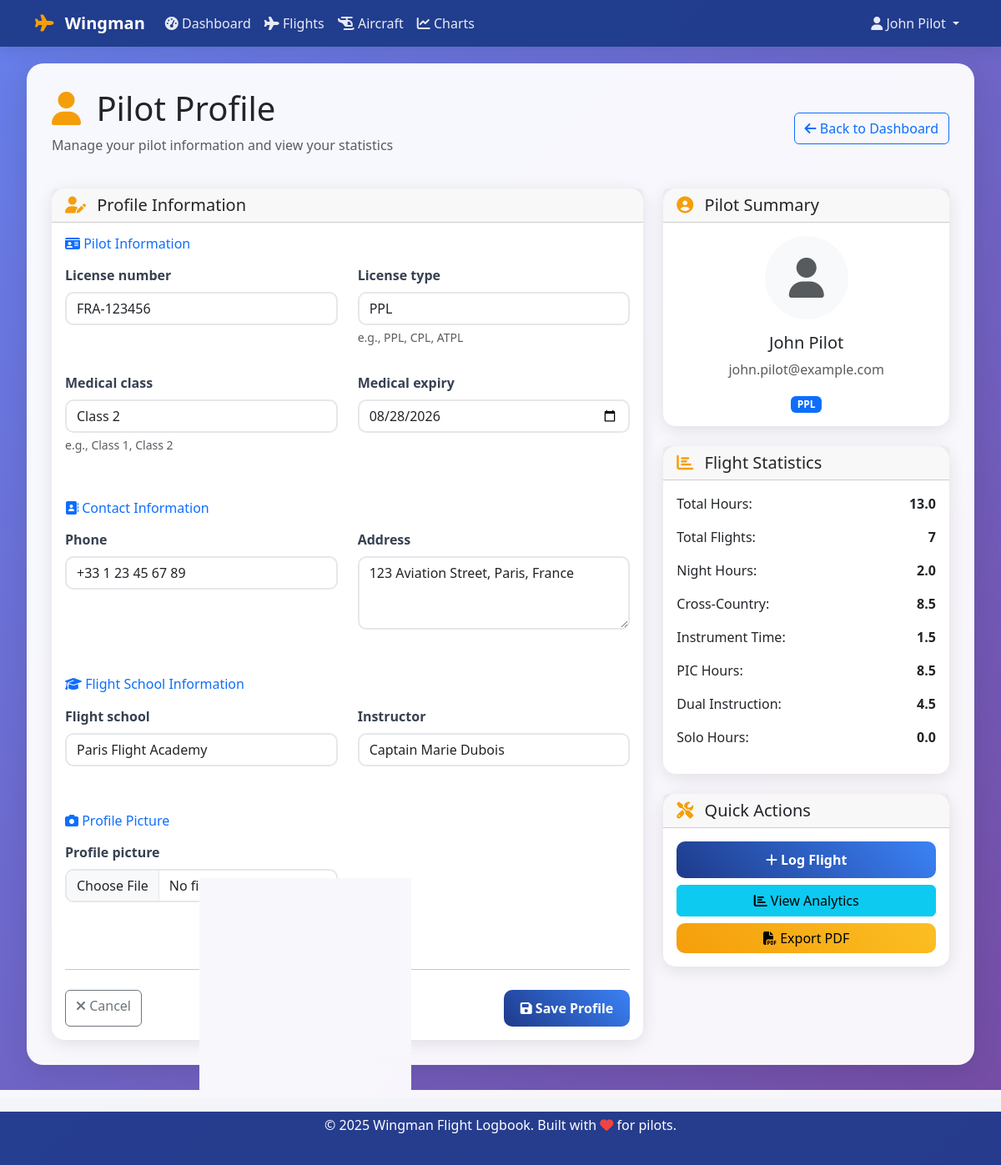
Screenshot of /profile/ (signed in) with the database file from the repository.
### logbook/models.py (models this page shows, shortened)
class PilotProfile(models.Model):
    user = models.OneToOneField(User, on_delete=models.CASCADE, related_name='pilot_profile')
    license_number = models.CharField(max_length=50, blank=True)
    license_type = models.CharField(max_length=50, blank=True, help_text="e.g., PPL, CPL, ATPL")
    medical_class = models.CharField(max_length=10, blank=True, help_text="e.g., Class 1, Class 2")
    medical_expiry = models.DateField(blank=True, null=True)
    phone = models.CharField(max_length=20, blank=True)
    address = models.TextField(blank=True)
    flight_school = models.CharField(max_length=100, blank=True)
    instructor = models.CharField(max_length=100, blank=True)
    profile_picture = models.ImageField(upload_to='pilot_profiles/', blank=True, null=True)
    @property
    def total_flight_hours(self):
        return sum(flight.total_time for flight in self.user.flights.all())
    @property
    def total_night_hours(self):
        return sum(flight.night_time for flight in self.user.flights.all())
    @property
    def total_cross_country_hours(self):
        return sum(flight.cross_country_time for flight in self.user.flights.all())
    @property
    def total_instrument_hours(self):
        return sum(flight.instrument_time for flight in self.user.flights.all())
    @property
    def total_dual_hours(self):
        return sum(flight.total_time for flight in self.user.flights.all()
                  if flight.pilot_role == 'DUAL' or flight.instructor_name)
    @property
    def total_solo_hours(self):
        return sum(flight.total_time for flight in self.user.flights.all()
                  if flight.pilot_role == 'SOLO')
    @property
    def total_pic_hours(self):
        return sum(flight.total_time for flight in self.user.flights.all()
                  if flight.pilot_role == 'PIC')

class Flight(models.Model):
    PILOT_ROLE_CHOICES = [
        ('PIC', 'Pilot in Command'),
        ('SIC', 'Second in Command'),
        ('DUAL', 'Dual Instruction'),
        ('SOLO', 'Solo Flight'),
    ]
    CONDITIONS_CHOICES = [
        ('VFR', 'Visual Flight Rules'),
        ('IFR', 'Instrument Flight Rules'),
        ('SVFR', 'Special VFR'),
    ]
    FLIGHT_TYPE_CHOICES = [
        ('LOCAL', 'Local Flight'),
        ('CROSS_COUNTRY', 'Cross Country'),
        ('NIGHT', 'Night Flight'),
        ('INSTRUMENT', 'Instrument Flight'),
        ('TOWER', 'Tower Controlled'),
        ('UNCONTROLLED', 'Uncontrolled Airspace'),
    ]
    pilot = models.ForeignKey(User, on_delete=models.CASCADE, related_name='flights')
    date = models.DateField()
    aircraft = models.ForeignKey(Aircraft, on_delete=models.CASCADE)
    departure_aerodrome = models.CharField(max_length=100)
    arrival_aerodrome = models.CharField(max_length=100)
    pilot_role = models.CharField(max_length=4, choices=PILOT_ROLE_CHOICES, default='PIC')
    conditions = models.CharField(max_length=4, choices=CONDITIONS_CHOICES, default='VFR')
    flight_type = models.CharField(max_length=15, choices=FLIGHT_TYPE_CHOICES, default='LOCAL')
    departure_time = models.TimeField()
    arrival_time = models.TimeField()
    total_time = models.DecimalField(max_digits=4, decimal_places=1, validators=[MinValueValidator(Decimal('0.1'))])
    night_time = models.DecimalField(max_digits=4, decimal_places=1, default=0, validators=[MinValueValidator(Decimal('0.0'))])
    instrument_time = models.DecimalField(max_digits=4, decimal_places=1, default=0, validators=[MinValueValidator(Decimal('0.0'))])
    cross_country_time = models.DecimalField(max_digits=4, decimal_places=1, default=0, validators=[MinValueValidator(Decimal('0.0'))])
    instructor_name = models.CharField(max_length=100, blank=True)
    instructor_rating = models.CharField(max_length=50, blank=True)
    remarks = models.TextField(blank=True)
    landings_day = models.PositiveIntegerField(default=0)
    landings_night = models.PositiveIntegerField(default=0)
    created_at = models.DateTimeField(auto_now_add=True)
    updated_at = models.DateTimeField(auto_now=True)
    class Meta:
        ordering = ['-date', '-departure_time']
        verbose_name = "Flight"
        verbose_name_plural = "Flights"

### logbook/views.py (the view)
# urls.py: path('profile/', views.profile_view, name='profile'),
@login_required
def profile_view(request):
    pilot_profile, created = PilotProfile.objects.get_or_create(user=request.user)
    if request.method == 'POST':
        form = PilotProfileForm(request.POST, request.FILES, instance=pilot_profile)
        if form.is_valid():
            form.save()
            messages.success(request, 'Profile updated successfully!')
            return redirect('profile')
    else:
        form = PilotProfileForm(instance=pilot_profile)
    context = {
        'form': form,
        'pilot_profile': pilot_profile,
    }
    return render(request, 'logbook/profile.html', context)

### templates/logbook/profile.html (shortened to what this page needs)
{% extends 'base.html' %} {% load crispy_forms_tags %}  {% block content %}
<div class="row">
  <div class="col-12">
    <div class="d-flex justify-content-between align-items-center mb-4">
      <div>
        <h1 class="mb-2">
          <i class="fas fa-user aviation-icon"></i>
          Pilot Profile
        </h1>
        <p class="text-muted">
          Manage your pilot information and view your statistics
        </p>
      </div>
      <a href="{% url 'dashboard' %}" class="btn btn-outline-primary">
        <i class="fas fa-arrow-left"></i> Back to Dashboard
      </a>
    </div>
  </div>
</div>
<div class="row">
  <div class="col-lg-8">
    <div class="card">
      <div class="card-header">
        <h5 class="card-title mb-0">
          <i class="fas fa-user-edit aviation-icon"></i>
          Profile Information
        </h5>
      </div>
      <div class="card-body">
        <form
          method="post"
          enctype="multipart/form-data"
          class="needs-validation"
          novalidate
        >
          <div class="row mb-4">
            <div class="col-12">
              <h6 class="text-primary mb-3">
                <i class="fas fa-id-card"></i> Pilot Information
              </h6>
            </div>
            <div class="col-md-6 mb-3">
              {{ form.license_number|as_crispy_field }}
            </div>
            <div class="col-md-6 mb-3">
              {{ form.license_type|as_crispy_field }}
            </div>
            <div class="col-md-6 mb-3">
              {{ form.medical_class|as_crispy_field }}
            </div>
            <div class="col-md-6 mb-3">
              {{ form.medical_expiry|as_crispy_field }}
            </div>
          </div>
          <div class="row mb-4">
            <div class="col-12">
              <h6 class="text-primary mb-3">
                <i class="fas fa-address-book"></i> Contact Information
              </h6>
            </div>
            <div class="col-md-6 mb-3">{{ form.phone|as_crispy_field }}</div>
            <div class="col-md-6 mb-3">{{ form.address|as_crispy_field }}</div>
          </div>
          <div class="row mb-4">
            <div class="col-12">
              <h6 class="text-primary mb-3">
                <i class="fas fa-graduation-cap"></i> Flight School Information
              </h6>
            </div>
            <div class="col-md-6 mb-3">
              {{ form.flight_school|as_crispy_field }}
            </div>
            <div class="col-md-6 mb-3">
              {{ form.instructor|as_crispy_field }}
            </div>
          </div>
          <div class="row mb-4">
            <div class="col-12">
              <h6 class="text-primary mb-3">
                <i class="fas fa-camera"></i> Profile Picture
              </h6>
            </div>
            <div class="col-md-6 mb-3">
              {{ form.profile_picture|as_crispy_field }}
            </div>
          </div>
          <div class="row">
            <div class="col-12">
              <hr class="my-4" />
              <div class="d-flex justify-content-between">
                <a
                  href="{% url 'dashboard' %}"
                  class="btn btn-outline-secondary"
                >
                  <i class="fas fa-times"></i> Cancel
                </a>
                <button type="submit" class="btn btn-primary">
                  <i class="fas fa-save"></i> Save Profile
                </button>
              </div>
            </div>
          </div>
        </form>
      </div>
    </div>
  </div>
  <div class="col-lg-4">
    <div class="card mb-4">
      <div class="card-header">
        <h5 class="card-title mb-0">
          <i class="fas fa-user-circle aviation-icon"></i>
          Pilot Summary
        </h5>
      </div>
      <div class="card-body text-center">
        {% if pilot_profile.profile_picture %}
        <img
          src="{{ pilot_profile.profile_picture.url }}"
          alt="Profile Picture"
          class="rounded-circle mb-3"
          style="width: 100px; height: 100px; object-fit: cover"
        />
        {% else %}
        <div
          class="bg-light rounded-circle d-inline-flex align-items-center justify-content-center mb-3"
          style="width: 100px; height: 100px"
        >
          <i class="fas fa-user fa-3x text-muted"></i>
        </div>
        {% endif %}
        <h5>{{ user.get_full_name|default:user.username }}</h5>
        <p class="text-muted">{{ user.email }}</p>
        {% if pilot_profile.license_type %}
        <span class="badge bg-primary">{{ pilot_profile.license_type }}</span>
        {% endif %}
      </div>
    </div>
    <div class="card mb-4">
      <div class="card-header">
        <h5 class="card-title mb-0">
          <i class="fas fa-chart-bar aviation-icon"></i>
          Flight Statistics
        </h5>
      </div>
      <div class="card-body">
        <div class="mb-3">
          <div class="d-flex justify-content-between">
            <span>Total Hours:</span>
            <strong
              >{{ pilot_profile.total_flight_hours|floatformat:1 }}</strong
            >
          </div>
        </div>
        <div class="mb-3">
          <div class="d-flex justify-content-between">
            <span>Total Flights:</span>
            <strong>{{ user.flights.count }}</strong>
          </div>
        </div>
        <div class="mb-3">
          <div class="d-flex justify-content-between">
            <span>Night Hours:</span>
            <strong>{{ pilot_profile.total_night_hours|floatformat:1 }}</strong>
          </div>
        </div>
        <div class="mb-3">
          <div class="d-flex justify-content-between">
            <span>Cross-Country:</span>
            <strong>
              {{ pilot_profile.total_cross_country_hours|floatformat:1 }}
            </strong>
          </div>
        </div>
        <div class="mb-3">
          <div class="d-flex justify-content-between">
            <span>Instrument Time:</span>
            <strong
              >{{ pilot_profile.total_instrument_hours|floatformat:1 }}</strong
            >
          </div>
        </div>
        <div class="mb-3">
          <div class="d-flex justify-content-between">
            <span>PIC Hours:</span>
            <strong>{{ pilot_profile.total_pic_hours|floatformat:1 }}</strong>
          </div>
        </div>
        <div class="mb-3">
          <div class="d-flex justify-content-between">
            <span>Dual Instruction:</span>
            <strong>{{ pilot_profile.total_dual_hours|floatformat:1 }}</strong>
          </div>
        </div>
        <div class="mb-3">
          <div class="d-flex justify-content-between">
            <span>Solo Hours:</span>
            <strong>{{ pilot_profile.total_solo_hours|floatformat:1 }}</strong>
          </div>
        </div>
      </div>
    </div>
    <div class="card">
      <div class="card-header">
        <h5 class="card-title mb-0">
          <i class="fas fa-tools aviation-icon"></i>
          Quick Actions
        </h5>
      </div>
      <div class="card-body">
        <div class="d-grid gap-2">
          <a href="{% url 'flight-create' %}" class="btn btn-primary">
            <i class="fas fa-plus"></i> Log Flight
          </a>
          <a href="{% url 'charts' %}" class="btn btn-info">
            <i class="fas fa-chart-bar"></i> View Analytics
          </a>
          <a href="{% url 'export-pdf' %}" class="btn btn-warning">
            <i class="fas fa-file-pdf"></i> Export PDF
          </a>
        </div>
      </div>
    </div>
  </div>
</div>
{% endblock %}

### templates/base.html (shortened to what this page needs)
<!DOCTYPE html>
<html lang="en">
  <head>
    <link
      href="https://cdn.jsdelivr.net/npm/bootstrap@5.3.0/dist/css/bootstrap.min.css"
      rel="stylesheet"
    />
    <link
      rel="stylesheet"
      href="https://cdnjs.cloudflare.com/ajax/libs/font-awesome/6.4.0/css/all.min.css"
    />
  </head>
  <body>
    <nav class="navbar navbar-expand-lg navbar-dark">
      <div class="container">
        <a class="navbar-brand" href="{% url 'dashboard' %}">
          <i class="fas fa-plane aviation-icon"></i>
          Wingman
        </a>
        <div class="collapse navbar-collapse" id="navbarNav">
          {% if user.is_authenticated %}
          <ul class="navbar-nav me-auto">
            <li class="nav-item">
              <a class="nav-link" href="{% url 'dashboard' %}">
                <i class="fas fa-tachometer-alt"></i> Dashboard
              </a>
            </li>
            <li class="nav-item">
              <a class="nav-link" href="{% url 'flight-list' %}">
                <i class="fas fa-plane"></i> Flights
              </a>
            </li>
            <li class="nav-item">
              <a class="nav-link" href="{% url 'aircraft-list' %}">
                <i class="fas fa-helicopter"></i> Aircraft
              </a>
            </li>
            <li class="nav-item">
              <a class="nav-link" href="{% url 'charts' %}">
                <i class="fas fa-chart-line"></i> Charts
              </a>
            </li>
          </ul>
          <ul class="navbar-nav">
            <li class="nav-item dropdown">
              <a
                class="nav-link dropdown-toggle"
                href="#"
                id="navbarDropdown"
                role="button"
                data-bs-toggle="dropdown"
              >
                <i class="fas fa-user"></i>
                {{ user.get_full_name|default:user.username }}
              </a>
            </li>
          </ul>
          {% endif %}
        </div>
      </div>
    </nav>
    <div class="container-fluid">
      <div class="main-content">
        {% block content %}{% endblock %}
      </div>
    </div>
    <footer class="footer">
      <div class="container">
        <p>
          &copy; 2025 Wingman Flight Logbook. Built with
          <i class="fas fa-heart" style="color: #ef4444"></i> for pilots.
        </p>
      </div>
    </footer>
  </body>
</html>

### templates/base.html (style rules this page uses)
:root { --primary-color: #1e3a8a; --secondary-color: #3b82f6; --accent-color: #f59e0b; --success-color: #10b981; --danger-color: #ef4444; --warning-color: #f59e0b; --info-color: #06b6d4; }
body { background: linear-gradient(135deg, #667eea 0%, #764ba2 100%); min-height: 100vh; font-family: "Segoe UI", Tahoma, Geneva, Verdana, sans-serif; }
.navbar { background: rgba(30, 58, 138, 0.95) !important; backdrop-filter: blur(10px); box-shadow: 0 2px 20px rgba(0, 0, 0, 0.1); }
.navbar-brand { font-weight: bold; color: white !important; }
.navbar-nav .nav-link { color: rgba(255, 255, 255, 0.9) !important; transition: color 0.3s ease; }
.main-content { background: rgba(255, 255, 255, 0.95); backdrop-filter: blur(10px); border-radius: 20px; box-shadow: 0 8px 32px rgba(0, 0, 0, 0.1); margin: 20px; padding: 30px; min-height: calc(100vh - 120px); }
.card { border: none; border-radius: 15px; box-shadow: 0 4px 20px rgba(0, 0, 0, 0.1); transition: transform 0.3s ease, box-shadow 0.3s ease; }
.btn-primary { background: linear-gradient( 45deg, var(--primary-color), var(--secondary-color) ); border: none; border-radius: 10px; padding: 10px 20px; font-weight: 600; transition: all 0.3s ease; }
.btn-warning { background: linear-gradient(45deg, var(--warning-color), #fbbf24); border: none; border-radius: 10px; }
.form-control { border-radius: 10px; border: 2px solid #e5e7eb; transition: border-color 0.3s ease; }
.form-label, label { font-weight: 600; color: #374151; margin-bottom: 0.5rem; display: block; }
.navbar { z-index: 1030; }
.main-content { position: relative; z-index: 1; }
.footer { background: rgba(30, 58, 138, 0.9); color: white; text-align: center; padding: 20px; margin-top: 40px; }
.aviation-icon { color: var(--accent-color); margin-right: 8px; }

### rows the page displays
PilotProfile: license_number "FRA-123456", license_type "PPL", medical_class "Class 2", medical_expiry "08/28/2026", phone "+33 1 23 45 67 89", address "123 Aviation Street, Paris, France", flight_school "Paris Flight Academy", instructor "Captain Marie Dubois", total_flight_hours "13.0", total_night_hours "2.0", total_cross_country_hours "8.5", total_instrument_hours "1.5", total_pic_hours "8.5", total_dual_hours "4.5", total_solo_hours "0.0"

### other values shown
{{ user.get_full_name|default:user.username }} "John Pilot"
{{ user.email }} "john.pilot@example.com"
{{ user.flights.count }} "7"
